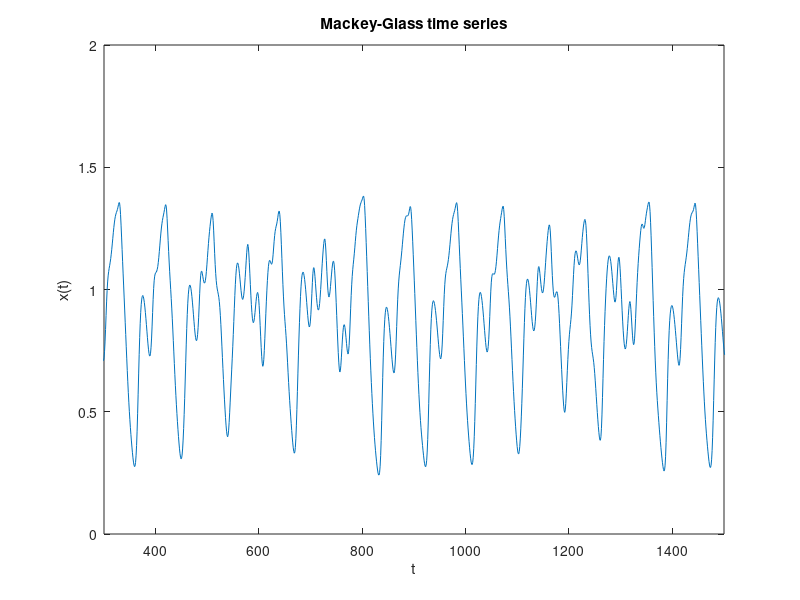

MATLAB code to generate this figure: (Note: this script raises an error after producing the figure.)
% _______________________________4.3.0______________________________________ 
%% Generate data 
close all
clear all
clc
% data
d = 1.5;
 
for i = 1:1600
    if i-1<25
        d(end+1) = 0.9*d(i);
    else
        d(end+1) = 0.9*d(i) + 0.2*d(i-25)/(1+(d(i-25))^10);
    end
end
 
m = 301:1500;
x = [d(m-20); d(m-15); d(m-10); d(m-5); d(m)];
t = d(m+5);
 
plot(d)
title('Mackey-Glass time series')
xlabel('t')
ylabel('x(t)')
axis([301 1500 0 2])


% _______________________________4.3.1______________________________________ 
%% Two-layer perceptron for time series predicition 

% Choose a Training Function (help nntrain)
trainFcn = 'trainscg'; 

% Early stopping
%net.trainParam.max_fail = 6;    % Maximum validation failures

% Configurations
reg_strength = [0.0, 0.1, 0.5, 1.0];
hidden = [2, 4, 6, 8];

% Calculate average mse and std for each configuration 
train_mse_matrix = zeros(length(reg_strength), length(hidden));
val_mse_matrix = zeros(length(reg_strength), length(hidden));
test_mse_matrix = zeros(length(reg_strength), length(hidden));

best_test = 1000;

for r = 1:length(reg_strength)
    for h = 1:length(hidden) 
        weights = [];
        % Set number of hidden nodes
        hiddenLayerSize = hidden(h);

        % Create a Fitting Network 
        net = fitnet(hiddenLayerSize,trainFcn);
        
        % Set strength of regularization 
        net.performParam.regularization = reg_strength(r);
        
        % Setup Division of Data for Training, Validation, Testing
        net.divideFcn = 'divideind'; % Divide targets into three sets using specified indices
        net.divideParam.trainInd = 1:800; 
        net.divideParam.valInd = 801:1000;
        net.divideParam.testInd = 1001:1200;

        % Choose a Performance Function (help nnperformance)
        net.performFcn = 'mse';  % Mean Squared Error

        % Choose Plot Functions (help nnplot)
        net.plotFcns = {'plotperform', 'plotfit'};
        
        
        
        
        
        % Initialize mse for this configuration
        train_mse = [];
        val_mse = [];
        test_mse = [];
        
          repeats = 100;
        for i = 1:repeats
            % Initalize
            net = init(net);
            

            % Train the Network
            [net,tr] = train(net,x,t);

            % Test the Network
            y = net(x);
            e = gsubtract(t,y);
            %performance = perform(net,t,y);
            nntraintool close;

            % Recalculate Training, Validation and Test Performance
            trainTargets = t .* tr.trainMask{1};
            trainPerformance = perform(net,trainTargets,y);
            train_mse = [train_mse trainPerformance];

            valTargets = t .* tr.valMask{1};
            valPerformance = perform(net,valTargets,y);
            val_mse = [val_mse valPerformance];

            testTargets = t .* tr.testMask{1};
            testPerformance = perform(net,testTargets,y);
            test_mse = [test_mse testPerformance];
            
            weights = [weights; net.iw{1,1}];
            
        end
  
        train_mse_matrix(r,h) = mean(train_mse);
        val_mse_matrix(r,h) = mean(val_mse);
        test_mse_matrix(r,h) = mean(test_mse);  
        
        
        % Plot a test prediction for an example model of better configuration
        if val_mse_matrix(r,h) < best_test
            figure
            hold on
            plot(linspace(1301, 1500, 200), t(1001:1200));
            plot(linspace(1301, 1500, 200), y(1001:1200));
            title({['Selected model']; ['Number of hidden nodes: ' num2str(hidden(h))]; ['Strength of regularisation: ' num2str(reg_strength(r))]})
            ylabel('x(t+5)')
            xlabel('t')
            legend('True target values','Test predictions')
            best_test = val_mse_matrix(r,h);

        end
        
    end
    
    figure
    histogram(weights, 'BinWidth', 0.25)
    title({['Histogram of weights']; ['Strength of regularisation: ' num2str(reg_strength(r))];['Number of hidden nodes: ' num2str(hidden(h))]});
    xlabel('Weight value')
    ylabel('Counts')
end

val_mse_matrix
test_mse_matrix





